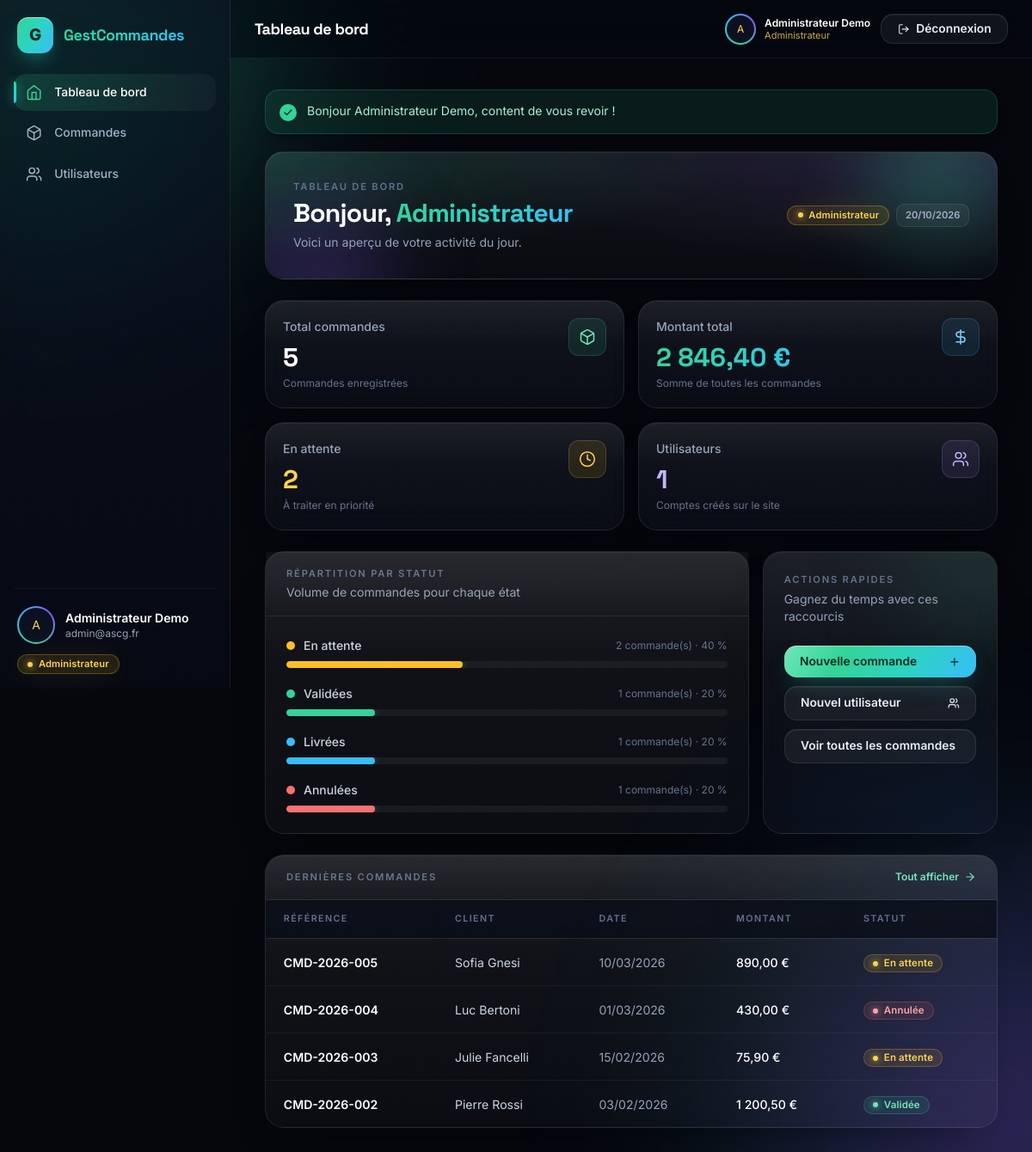
The app's page /dashboard (signed in) with its own data.
### tables this page shows
CREATE TABLE orders (
     
    id INT UNSIGNED NOT NULL AUTO_INCREMENT,

     
     
    reference VARCHAR(30) NOT NULL,

     
    client VARCHAR(150) NOT NULL,

     
    email VARCHAR(190) NULL,

     
    date_commande DATE NOT NULL,

     
     
    montant DECIMAL(10,2) NOT NULL DEFAULT 0.00,

     
     
     
    statut ENUM('en_attente', 'validee', 'livree', 'annulee')
        NOT NULL DEFAULT 'en_attente',

     
    description TEXT NULL,

     
     
    user_id INT UNSIGNED NOT NULL,

     
    created_at TIMESTAMP NOT NULL DEFAULT CURRENT_TIMESTAMP,

     
    updated_at TIMESTAMP NULL DEFAULT NULL ON UPDATE CURRENT_TIMESTAMP,

     
    PRIMARY KEY (id),

     
    UNIQUE KEY uniq_reference (reference),

     
     
     
     
    CONSTRAINT fk_orders_user
        FOREIGN KEY (user_id) REFERENCES users (id)
        ON DELETE CASCADE
        ON UPDATE CASCADE,

     
    KEY idx_statut (statut),

     
    KEY idx_date (date_commande)
);

### app/View/dashboard/index.php (the view, shortened to what the rows shown need)
<?php
$stats   = $stats ?? [];
$nbUsers = $nbUsers ?? 0;
$totalCommandes = $stats['total_commandes'] ?? 0;
$montantTotal   = $stats['montant_total'] ?? 0;
$parStatut      = $stats['par_statut'] ?? [];
$dernieres      = $stats['dernieres'] ?? [];
?>
<div class="mx-auto w-full max-w-6xl space-y-6">
    <div class="hero-band anim-fade-up relative p-6 sm:p-8">
        <span class="hero-orb" style="width: 220px; height: 220px; right: -40px; top: -80px; background: radial-gradient(circle, rgba(52,211,153,.75), transparent 70%);" aria-hidden="true"></span>
        <span class="hero-orb" style="width: 260px; height: 260px; left: -70px; bottom: -130px; background: radial-gradient(circle, rgba(139,92,246,.65), transparent 70%);" aria-hidden="true"></span>
        <div class="relative flex flex-col gap-4 sm:flex-row sm:items-center sm:justify-between">
            <div>
                <p class="glass-kicker">Tableau de bord</p>
                <h2 class="mt-1 font-display text-2xl font-bold tracking-tight text-white sm:text-3xl">
                    Bonjour, <span class="gradient-text"><?= e(explode(' ', trim(Auth::name()))[0]) ?></span>
                </h2>
                <p class="mt-1.5 text-sm text-slate-400">Voici un aperçu de votre activité du jour.</p>
            </div>
            <div class="flex flex-wrap items-center gap-2">
                <span class="<?= Auth::isAdmin() ? 'role-chip role-chip--admin' : 'role-chip role-chip--user' ?>">
                    <span class="badge-dot" aria-hidden="true"></span>
                    <?= Auth::isAdmin() ? 'Administrateur' : 'Utilisateur' ?>
                </span>
                <span class="tag"><?= e(date('d/m/Y')) ?></span>
            </div>
        </div>
    </div>
    <div class="grid grid-cols-1 gap-4 sm:grid-cols-2 xl:grid-cols-4">
        <div class="glass-card card-hover anim-fade-up d-1 p-5">
            <div class="flex items-start justify-between">
                <div>
                    <p class="text-sm font-medium text-slate-400">Total commandes</p>
                    <p class="stat-value mt-2 text-3xl font-bold text-white"><?= (int) $totalCommandes ?></p>
                    <p class="mt-1 text-xs text-slate-500">Commandes enregistrées</p>
                </div>
                <span class="flex h-11 w-11 items-center justify-center rounded-xl bg-emerald-400/10 text-emerald-300 ring-1 ring-inset ring-emerald-400/20">
                </span>
            </div>
        </div>
        <div class="glass-card card-hover anim-fade-up d-2 p-5">
            <div class="flex items-start justify-between">
                <div>
                    <p class="text-sm font-medium text-slate-400">Montant total</p>
                    <p class="stat-value mt-2 text-3xl font-bold gradient-text"><?= money($montantTotal) ?></p>
                    <p class="mt-1 text-xs text-slate-500">Somme de toutes les commandes</p>
                </div>
                <span class="flex h-11 w-11 items-center justify-center rounded-xl bg-sky-400/10 text-sky-300 ring-1 ring-inset ring-sky-400/20">
                    <svg xmlns="http://www.w3.org/2000/svg" viewBox="0 0 24 24" fill="none" stroke="currentColor" stroke-width="1.8" stroke-linecap="round" stroke-linejoin="round" class="h-5 w-5"><line x1="12" x2="12" y1="2" y2="22"/><path d="M17 5H9.5a3.5 3.5 0 0 0 0 7h5a3.5 3.5 0 0 1 0 7H6"/></svg>
                </span>
            </div>
        </div>
        <div class="glass-card card-hover anim-fade-up d-3 p-5">
            <div class="flex items-start justify-between">
                <div>
                    <p class="text-sm font-medium text-slate-400">En attente</p>
                    <p class="stat-value mt-2 text-3xl font-bold text-amber-300"><?= (int) ($parStatut['en_attente'] ?? 0) ?></p>
                    <p class="mt-1 text-xs text-slate-500">À traiter en priorité</p>
                </div>
                <span class="flex h-11 w-11 items-center justify-center rounded-xl bg-amber-400/10 text-amber-300 ring-1 ring-inset ring-amber-400/20">
                    <svg xmlns="http://www.w3.org/2000/svg" viewBox="0 0 24 24" fill="none" stroke="currentColor" stroke-width="1.8" stroke-linecap="round" stroke-linejoin="round" class="h-5 w-5"><circle cx="12" cy="12" r="10"/><path d="M12 6v6l4 2"/></svg>
                </span>
            </div>
        </div>
        <div class="glass-card card-hover anim-fade-up d-4 p-5">
            <div class="flex items-start justify-between">
                <div>
                    <p class="text-sm font-medium text-slate-400">Utilisateurs</p>
                    <p class="stat-value mt-2 text-3xl font-bold text-violet-300"><?= (int) $nbUsers ?></p>
                    <p class="mt-1 text-xs text-slate-500">Comptes créés sur le site</p>
                </div>
                <span class="flex h-11 w-11 items-center justify-center rounded-xl bg-violet-400/10 text-violet-300 ring-1 ring-inset ring-violet-400/20">
                </span>
            </div>
        </div>
    </div>
    <div class="grid grid-cols-1 gap-4 lg:grid-cols-3">
        <div class="glass-card glass-card--flat anim-fade-up d-2 lg:col-span-2">
            <div class="glass-head">
                <div>
                    <h2 class="glass-kicker">Répartition par statut</h2>
                    <p class="mt-1 text-sm text-slate-400">Volume de commandes pour chaque état</p>
                </div>
            </div>
            <ul class="space-y-5 p-6">
                <?php
                $lignes = [
                    ['code' => 'en_attente', 'libelle' => 'En attente', 'couleur' => 'bg-amber-400'],
                    ['code' => 'validee',    'libelle' => 'Validées',   'couleur' => 'bg-emerald-400'],
                    ['code' => 'livree',     'libelle' => 'Livrées',    'couleur' => 'bg-sky-400'],
                    ['code' => 'annulee',    'libelle' => 'Annulées',   'couleur' => 'bg-red-400'],
                ];
                $totalStatuts = array_sum($parStatut);
                ?>
                <?php foreach ($lignes as $i => $ligne): ?>
                    <?php $nombre = (int) ($parStatut[$ligne['code']] ?? 0); ?>
                    <?php $pourcent = $totalStatuts > 0 ? round($nombre * 100 / $totalStatuts) : 0; ?>
                    <li>
                        <div class="mb-2 flex items-center justify-between">
                            <span class="flex items-center gap-2.5 text-sm font-medium text-slate-300">
                                <span class="h-2.5 w-2.5 rounded-full <?= e($ligne['couleur']) ?>" aria-hidden="true"></span>
                                <?= e($ligne['libelle']) ?>
                            </span>
                            <span class="text-xs text-slate-500"><?= $nombre ?> commande(s) · <?= $pourcent ?> %</span>
                        </div>
                        <div class="h-2 w-full overflow-hidden rounded-full bg-white/5">
                            <div class="bar-fill h-2 rounded-full <?= e($ligne['couleur']) ?> d-<?= $i + 1 ?> shadow-[0_0_10px_rgba(52,211,153,.4)]" style="width: <?= $pourcent ?>%"></div>
                        </div>
                    </li>
                <?php endforeach; ?>
            </ul>
        </div>
        <div class="glass-card anim-fade-up d-3 relative overflow-hidden p-6">
            <div class="pointer-events-none absolute -right-16 -top-16 h-40 w-40 rounded-full bg-emerald-400/15 blur-3xl" aria-hidden="true"></div>
            <h2 class="glass-kicker relative">Actions rapides</h2>
            <p class="relative mt-1 text-sm text-slate-400">Gagnez du temps avec ces raccourcis</p>
            <div class="relative mt-6 space-y-2.5">
                <a href="<?= url('/orders/create') ?>" class="btn btn-primary w-full !justify-between !py-3">
                    Nouvelle commande
                    <svg xmlns="http://www.w3.org/2000/svg" viewBox="0 0 24 24" fill="none" stroke="currentColor" stroke-width="2" stroke-linecap="round"><path d="M12 5v14"/><path d="M5 12h14"/></svg>
                </a>
                <?php if (Auth::isAdmin()): ?>
                <a href="<?= url('/users/create') ?>" class="btn btn-ghost w-full !justify-between !py-3">
                    Nouvel utilisateur
                </a>
                <?php endif; ?>
                <a href="<?= url('/orders') ?>" class="btn btn-ghost w-full !justify-between !py-3">
                    Voir toutes les commandes
                </a>
            </div>
        </div>
    </div>
    <div class="glass-card glass-card--flat anim-fade-up d-3 overflow-hidden">
        <div class="glass-head">
            <div>
                <h2 class="glass-kicker">Dernières commandes</h2>
            </div>
            <a href="<?= url('/orders') ?>" class="flex items-center gap-1.5 text-xs font-semibold text-emerald-300 transition hover:text-emerald-200">
                Tout afficher
                <svg xmlns="http://www.w3.org/2000/svg" viewBox="0 0 24 24" fill="none" stroke="currentColor" stroke-width="2" stroke-linecap="round" stroke-linejoin="round" class="h-3.5 w-3.5"><path d="M5 12h14"/><path d="m12 5 7 7-7 7"/></svg>
            </a>
        </div>
        <div class="overflow-x-auto">
            <table class="tbl">
                <thead>
                    <tr>
                        <th>Référence</th>
                        <th>Client</th>
                        <th>Date</th>
                        <th>Montant</th>
                        <th>Statut</th>
                    </tr>
                </thead>
                <tbody>
                    <?php if (count($dernieres) === 0): ?>
                        <tr>
                            <td colspan="5" class="text-center text-slate-500">
                                Aucune commande pour le moment.
                            </td>
                        </tr>
                    <?php else: ?>
                        <?php foreach ($dernieres as $commande): ?>
                            <tr>
                                <td class="whitespace-nowrap">
                                    <a href="<?= url('/orders/show') ?>?id=<?= (int) $commande['id'] ?>"
                                       class="font-semibold text-white transition hover:text-emerald-300">
                                        <?= e($commande['reference']) ?>
                                    </a>
                                </td>
                                <td class="whitespace-nowrap text-slate-300"><?= e($commande['client']) ?></td>
                                <td class="whitespace-nowrap text-slate-400"><?= date_fr($commande['date_commande']) ?></td>
                                <td class="whitespace-nowrap font-medium text-white"><?= money($commande['montant']) ?></td>
                                <td class="whitespace-nowrap">
                                    <span class="<?= statut_badge($commande['statut']) ?>">
                                        <span class="badge-dot" aria-hidden="true"></span>
                                        <?= e(statut_label($commande['statut'])) ?>
                                    </span>
                                </td>
                            </tr>
                        <?php endforeach; ?>
                    <?php endif; ?>
                </tbody>
            </table>
        </div>
    </div>
</div>

### app/Core/Router.php (shortened to what the rows shown need)
<?php
class Router
{
    private array $routes = [];
    public function add(string $method, string $path, string $controller, string $action): void
    {
        $path = rtrim($path, '/') ?: '/';
        $this->routes[] = [
            'method'     => strtoupper($method),
            'path'       => $path,
            'controller' => $controller,
            'action'     => $action,
        ];
    }
    public function dispatch(string $url): void
    {
        $path = parse_url($url, PHP_URL_PATH) ?? '/';
        $path = trim($path, '/');
        $method = $_SERVER['REQUEST_METHOD'] ?? 'GET';
        foreach ($this->routes as $route) {
            if ($route['method'] !== $method) {
                continue;
            }
            if (trim($route['path'], '/') === $path) {
                $action         = $route['action'];
                $controller = new $controllerName();
                call_user_func([$controller, $action]);
                return;
            }
        }
    }
}

### records on screen
orders: id "2", id "40", user "1", user "20", reference "CMD-2026-002", client "Pierre Rossi", date_commande "03/02/2026", montant "1 200,50 €", statut "Validée"
orders: reference "CMD-2026-005", client "Sofia Gnesi", date_commande "10/03/2026", montant "890,00 €", statut "En attente"
orders: reference "CMD-2026-004", client "Luc Bertoni", date_commande "01/03/2026", montant "430,00 €", statut "Annulée"
orders: reference "CMD-2026-003", client "Julie Fancelli", date_commande "15/02/2026", montant "75,90 €", statut "En attente"

### other values on screen
$message "Bonjour Administrateur Demo, content de vous revoir !"
$totalCommandes "5"
$nbUsers "1"
$ligne['libelle'] "En attente"
$ligne['libelle'] "Validées"
$ligne['libelle'] "Livrées"
$ligne['libelle'] "Annulées"
